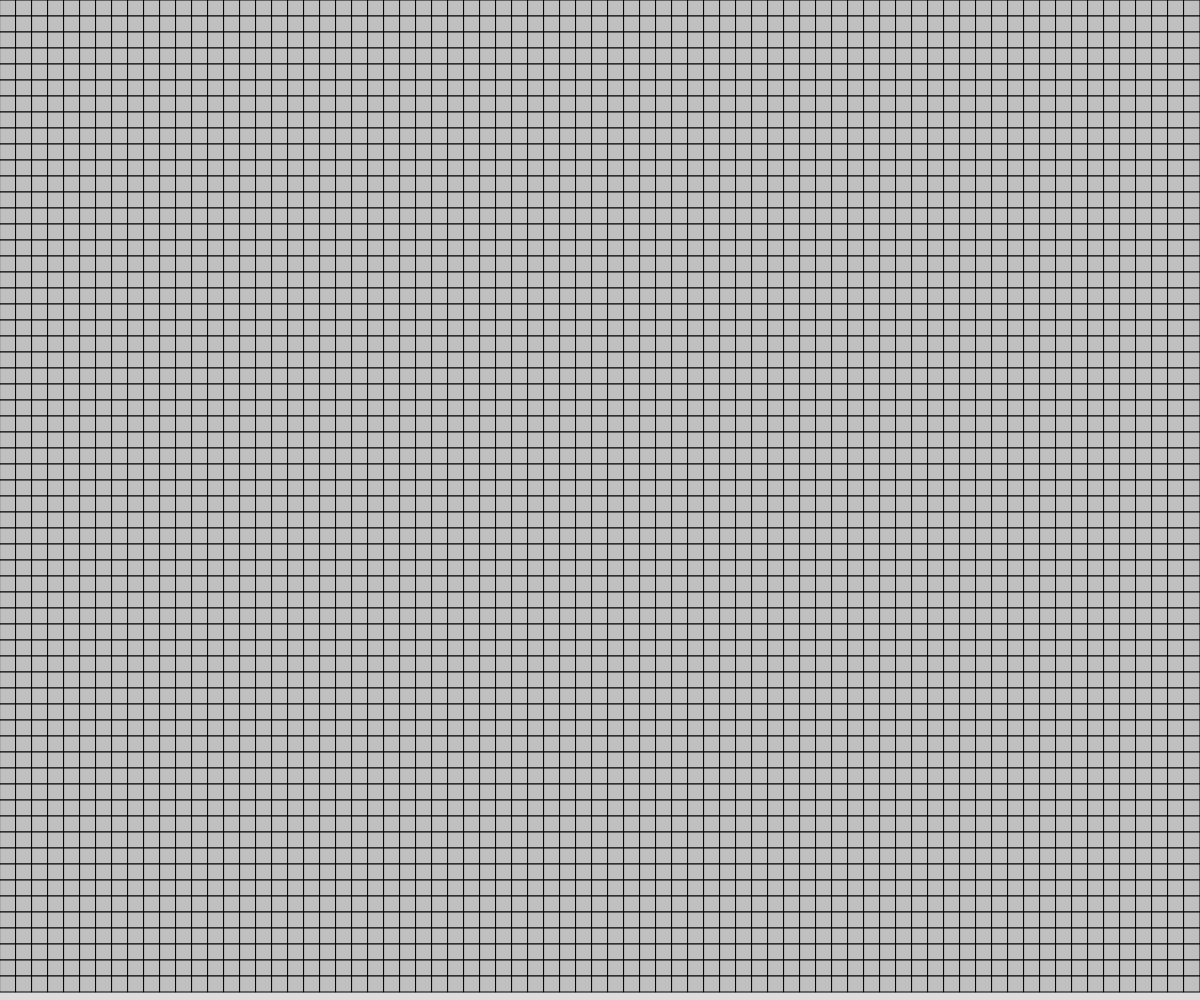
Frame 1 (no input)
Frame 60 (no input): identical to frame 1, image omitted
Frame 120 (the mouse pressed at the canvas centre since frame 60): identical to frame 1, image omitted

The p5.js sketch that drew this single still picture (run headless with seeded random() and noise() and a simulated clock; from frame 60 on, the mouse is pressed at the canvas centre):

// p5.js sketch
// ── sketch.js
// String-Simulation
// Milo Sadoway
// 10-29-2026
//
// Extra for Experts:

const STRING_CONSTANTS = {
  TYPES: {
    BLANK: 0,
    A_STRING: 1,
    B_STRING: 2,
    C_STRING: 3,
    D_STRING: 4,
    E_STRING: 5,
    F_STRING: 6,
    G_STRING: 7,
  },
  COLOURS: {
    BLANK: "Silver",
    A_STRING: "Red",
    B_STRING: "Orange",
    C_STRING: "Yellow",
    D_STRING: "Green",
    E_STRING: "Blue",
    F_STRING: "Purple",
    G_STRING: "Violet",
  },
  WAVE_DATA: {},
};

const STRING_CREATION_ADDITIONAL = 1;
const MIN_STRING_HIT_STRENGTH = 1;
const STRING_DETECTION_SIZE = 1;

const FULL_CIRCLE_IN_RADIANS = 2 * Math.PI;
const ONE_RADIAN = Math.PI / 180;
const STRING_SIZE_MIN = 12;
const CELL_SIZE = 16;

class String {
  #stringOrigin;
  #stringGoal;
  #stringType;

  #ownedTiles;
  #touchingOwnedTiles = false;

  #totalDisplacementX;
  #totalDisplacementY;
  #waveData = {
    amplitude: 6,
    periodLength: 25,
    speed: 0.25,
  };

  constructor(originX, originY, goalX, goalY, stringType, ownedTiles) {
    this.#stringOrigin = { x: originX, y: originY };
    this.#stringGoal = { x: goalX, y: goalY };
    this.#stringType = stringType;
    this.#ownedTiles = ownedTiles;

    // Although these numbers should already be intergers, lets floor
    // them again just in case
    let displacementX = Math.floor(this.#stringGoal.x - this.#stringOrigin.x);
    let displacementY = Math.floor(this.#stringGoal.y - this.#stringOrigin.y);
    this.#totalDisplacementX = displacementX;
    this.#totalDisplacementY = displacementY;

    strings.push(this);
  }

  onMouseHitOwnedTiles(previousX, previousY, currentX, currentY, hitStrength) {
    let stringOrigin = this.#stringOrigin;
    let stringGoal = this.#stringGoal;

    let withinBoundsX = ((previousX >= stringOrigin.x && previousX <= stringGoal.x) || (previousX <= stringOrigin.x && previousX >= stringGoal.x));
    let withinBoundsY = ((previousY >= stringOrigin.y && previousY <= stringGoal.y) || (previousY <= stringOrigin.y && previousY >= stringGoal.y));
    let hasTouchedTile = false;

    if (withinBoundsX && withinBoundsY) {
      for (let tile of this.#ownedTiles) {
        let innerTileX = (tile.x - STRING_DETECTION_SIZE);
        let outerTileX = (tile.x + STRING_DETECTION_SIZE);
        let innerTileY = (tile.y - STRING_DETECTION_SIZE);
        let outerTileY = (tile.y + STRING_DETECTION_SIZE);

        let hitTileBoundsX = ((currentX >= innerTileX && currentX <= outerTileX) || (currentX <= innerTileX && currentX >= outerTileX));
        let hitTileBoundsY = ((currentY >= innerTileY && currentY <= outerTileY) || (currentY <= innerTileY && currentY >= outerTileY));
        if (hitTileBoundsX && hitTileBoundsY) {
          hasTouchedTile = true;
          break;
        }
      }
    }

    if (!this.#touchingOwnedTiles && hasTouchedTile) {
      console.log("I was Hit!");
    }

    this.#touchingOwnedTiles = hasTouchedTile;
  }

  // I used some public sites to help me calculate the sine wave (listed below):
  //
  // - Video Demo: https://www.youtube.com/watch?v=uqlz015kjV4&t=207s -> (Reference video of how I 
  //   wanted the graph to behave)
  //
  // - Desmos Graph: https://www.desmos.com/calculator/m77fpdxscn -> (Used
  //   to understand how to get the perpendicular angles of the line)
  //
  // - Example: https://stackoverflow.com/questions/46700368/angled-direction-sine-wave -> (A public
  //   explanation of how to solve the problem)
  updateAndDrawWave() {
    let stringOrigin = this.#stringOrigin;
    let displacementX = this.#totalDisplacementX;
    let displacementY = this.#totalDisplacementY;

    let displacementSlope = Math.hypot(displacementX, displacementY);
    let perpendicularToSlopeX = (-displacementY / displacementSlope);
    let perpendicularToSlopeY = (displacementX / displacementSlope);
    let directionX = (displacementX / displacementSlope);
    let directionY = (displacementY / displacementSlope);

    for (let tile of this.#ownedTiles) {
      let newPositionX = (tile.x - stringOrigin.x) * directionX;
      let newPositionY = (tile.y - stringOrigin.y) * directionY;
      let pointOnWave = (newPositionX + newPositionY);

      let periodLength = this.#waveData.periodLength;
      let amplitude = this.#waveData.amplitude;
      let speed = this.#waveData.speed;

      let phaseShift = ((FULL_CIRCLE_IN_RADIANS * pointOnWave) / periodLength) - (speed * frameCount);
      let positionOnWave = (Math.sin(phaseShift) * amplitude);

      let finalX = Math.round(tile.x + perpendicularToSlopeX * positionOnWave);
      let finalY = Math.round(tile.y + perpendicularToSlopeY * positionOnWave);
      let tileType = this.#stringType

      toggleTile(finalY, finalX, tileType);
    }
  }
}

let creatingWave = false;
let lastWaveOrigin = { x: 0, y: 0 };
let lastWaveGoal = { x: 0, y: 0 };

let strings = [];
let columns;
let rows;
let grid;

async function setup() {
  createCanvas(windowWidth, windowHeight);
  calculateGrid();
}

function calculateGrid() {
  columns = Math.floor(height / CELL_SIZE);
  rows = Math.floor(width / CELL_SIZE);

  grid = generateEmptyGrid(columns, rows);
}
function generateEmptyGrid(columns, rows) {
  let newGrid = [];

  for (let col = 0; col < columns; col++) {
    newGrid.push([]);

    for (let row = 0; row < rows; row++) {
      newGrid[col].push(STRING_CONSTANTS.TYPES.BLANK);
    }
  }

  return newGrid;
}

function draw() {
  background(220);

  updateGrid();
  visualizeGrid();
}

function toggleTile(col, row, tileType = STRING_CONSTANTS.TYPES.BLANK) {
  // edge checking
  if ((col >= 0 && col < columns) && (row >= 0 && row < rows)) {
    grid[col][row] = tileType;
  }
}

function updateGrid() {
  grid = generateEmptyGrid(columns, rows);

  for (let string of strings) {
    string.updateAndDrawWave();
  }
}
function visualizeGrid() {
  for (let col = 0; col < columns; col++) {
    for (let row = 0; row < rows; row++) {
      if (grid[col][row] === STRING_CONSTANTS.TYPES.BLANK) {
        fill(STRING_CONSTANTS.COLOURS.BLANK);
      }
      else if (grid[col][row] === STRING_CONSTANTS.TYPES.A_STRING) {
        fill(STRING_CONSTANTS.COLOURS.A_STRING);
      }
      else if (grid[col][row] === STRING_CONSTANTS.TYPES.B_STRING) {
        fill(STRING_CONSTANTS.COLOURS.B_STRING);
      }
      else if (grid[col][row] === STRING_CONSTANTS.TYPES.C_STRING) {
        fill(STRING_CONSTANTS.COLOURS.C_STRING);
      }
      else if (grid[col][row] === STRING_CONSTANTS.TYPES.D_STRING) {
        fill(STRING_CONSTANTS.COLOURS.D_STRING);
      }
      else if (grid[col][row] === STRING_CONSTANTS.TYPES.E_STRING) {
        fill(STRING_CONSTANTS.COLOURS.E_STRING);
      }
      else if (grid[col][row] === STRING_CONSTANTS.TYPES.F_STRING) {
        fill(STRING_CONSTANTS.COLOURS.F_STRING);
      }
      else if (grid[col][row] === STRING_CONSTANTS.TYPES.G_STRING) {
        fill(STRING_CONSTANTS.COLOURS.G_STRING);
      }

      square(row * CELL_SIZE, col * CELL_SIZE, CELL_SIZE);
    }
  }
}

function mousePressed() {
  if (!creatingWave) {
    let newX = Math.floor(mouseX / CELL_SIZE);
    let newY = Math.floor(mouseY / CELL_SIZE);

    creatingWave = true;
    lastWaveOrigin = { x: newX, y: newY };
  }
  else {
    let newX = Math.floor(mouseX / CELL_SIZE);
    let newY = Math.floor(mouseY / CELL_SIZE);

    let distanceX = Math.floor(Math.abs(lastWaveOrigin.x - newX));
    let distanceY = Math.floor(Math.abs(lastWaveOrigin.y - newY));
    let displacement = Math.max(distanceX, distanceY);

    if ((distanceX >= STRING_SIZE_MIN) || (distanceY >= STRING_SIZE_MIN)) {
      lastWaveGoal = { x: newX, y: newY };
      creatingWave = false;

      // Sometimes the goal tile is not calculated as owned, so place them
      // into the ownedTiles list beforehand, just in case.
      let ownedTiles = [{ y: lastWaveGoal.y, x: lastWaveGoal.x }];
      for (let posAlpha = 0; posAlpha <= 1; posAlpha += (1 / (displacement + STRING_CREATION_ADDITIONAL))) {
        let posY = Math.floor(lerp(lastWaveOrigin.y, lastWaveGoal.y, posAlpha));
        let posX = Math.floor(lerp(lastWaveOrigin.x, lastWaveGoal.x, posAlpha));

        let newOwnedTile = { y: posY, x: posX };
        ownedTiles.push(newOwnedTile);
      }

      let randomType = Math.round(random(0, 7));
      new String(lastWaveOrigin.x, lastWaveOrigin.y, lastWaveGoal.x, lastWaveGoal.y, randomType, ownedTiles);
    }
  }
}
function mouseMoved() {
  let previousX = Math.floor(pmouseX / CELL_SIZE);
  let previousY = Math.floor(pmouseY / CELL_SIZE);
  let currentX = Math.floor(mouseX / CELL_SIZE);
  let currentY = Math.floor(mouseY / CELL_SIZE);

  let distanceX = Math.abs(currentX - previousX);
  let distanceY = Math.abs(currentY - previousY);
  let hypotenuseOfDistance = Math.hypot(distanceX, distanceY);

  let hitStrength = hypotenuseOfDistance;
  if (hitStrength >= MIN_STRING_HIT_STRENGTH) {
    for (let string of strings) {
      string.onMouseHitOwnedTiles(previousX, previousY, currentX, currentY, hitStrength);
    }
  }
}
